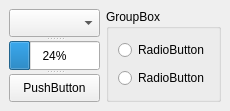
<?xml version="1.0" encoding="UTF-8"?>
<ui version="4.0">
 <class>MainWindow</class>
 <widget class="QMainWindow" name="MainWindow">
  <property name="geometry">
   <rect>
    <x>0</x>
    <y>0</y>
    <width>226</width>
    <height>111</height>
   </rect>
  </property>
  <property name="windowTitle">
   <string>MainWindow</string>
  </property>
  <widget class="QWidget" name="centralwidget">
   <layout class="QHBoxLayout" name="horizontalLayout">
    <item>
     <widget class="QSplitter" name="splitter">
      <property name="orientation">
       <enum>Qt::Vertical</enum>
      </property>
      <widget class="QComboBox" name="cB_List"/>
      <widget class="QProgressBar" name="prB_Bar">
       <property name="value">
        <number>24</number>
       </property>
      </widget>
      <widget class="QPushButton" name="pB_Toggle">
       <property name="text">
        <string>PushButton</string>
       </property>
      </widget>
     </widget>
    </item>
    <item>
     <widget class="QGroupBox" name="groupBox">
      <property name="title">
       <string>GroupBox</string>
      </property>
      <layout class="QVBoxLayout" name="verticalLayout">
       <item>
        <widget class="QRadioButton" name="rB_Button_1">
         <property name="text">
          <string>RadioButton</string>
         </property>
        </widget>
       </item>
       <item>
        <widget class="QRadioButton" name="rB_Button_2">
         <property name="text">
          <string>RadioButton</string>
         </property>
        </widget>
       </item>
      </layout>
     </widget>
    </item>
   </layout>
  </widget>
 </widget>
 <resources/>
 <connections/>
</ui>
